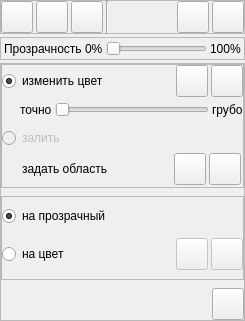
<?xml version="1.0" encoding="UTF-8"?>
<ui version="4.0">
 <class>LayerInstrumentalForm</class>
 <widget class="QWidget" name="LayerInstrumentalForm">
  <property name="geometry">
   <rect>
    <x>0</x>
    <y>0</y>
    <width>245</width>
    <height>321</height>
   </rect>
  </property>
  <property name="maximumSize">
   <size>
    <width>245</width>
    <height>1000</height>
   </size>
  </property>
  <property name="windowTitle">
   <string>Form</string>
  </property>
  <layout class="QVBoxLayout" name="verticalLayout_2">
   <property name="spacing">
    <number>3</number>
   </property>
   <property name="leftMargin">
    <number>0</number>
   </property>
   <property name="topMargin">
    <number>0</number>
   </property>
   <property name="rightMargin">
    <number>0</number>
   </property>
   <property name="bottomMargin">
    <number>0</number>
   </property>
   <item>
    <widget class="QFrame" name="mainFrame">
     <property name="frameShape">
      <enum>QFrame::StyledPanel</enum>
     </property>
     <property name="frameShadow">
      <enum>QFrame::Raised</enum>
     </property>
     <layout class="QHBoxLayout" name="horizontalLayout">
      <property name="spacing">
       <number>3</number>
      </property>
      <property name="leftMargin">
       <number>0</number>
      </property>
      <property name="topMargin">
       <number>0</number>
      </property>
      <property name="rightMargin">
       <number>0</number>
      </property>
      <property name="bottomMargin">
       <number>0</number>
      </property>
      <item>
       <widget class="QPushButton" name="transform">
        <property name="minimumSize">
         <size>
          <width>32</width>
          <height>32</height>
         </size>
        </property>
        <property name="maximumSize">
         <size>
          <width>32</width>
          <height>32</height>
         </size>
        </property>
        <property name="toolTip">
         <string>трансформировать</string>
        </property>
        <property name="text">
         <string/>
        </property>
        <property name="iconSize">
         <size>
          <width>24</width>
          <height>24</height>
         </size>
        </property>
        <property name="checkable">
         <bool>true</bool>
        </property>
       </widget>
      </item>
      <item>
       <widget class="QPushButton" name="crop">
        <property name="minimumSize">
         <size>
          <width>32</width>
          <height>32</height>
         </size>
        </property>
        <property name="maximumSize">
         <size>
          <width>32</width>
          <height>32</height>
         </size>
        </property>
        <property name="toolTip">
         <string>обрезать</string>
        </property>
        <property name="text">
         <string/>
        </property>
        <property name="iconSize">
         <size>
          <width>24</width>
          <height>24</height>
         </size>
        </property>
        <property name="checkable">
         <bool>true</bool>
        </property>
       </widget>
      </item>
      <item>
       <widget class="QPushButton" name="changeColor">
        <property name="minimumSize">
         <size>
          <width>32</width>
          <height>32</height>
         </size>
        </property>
        <property name="maximumSize">
         <size>
          <width>32</width>
          <height>32</height>
         </size>
        </property>
        <property name="toolTip">
         <string>изменить цвет</string>
        </property>
        <property name="text">
         <string/>
        </property>
        <property name="iconSize">
         <size>
          <width>24</width>
          <height>24</height>
         </size>
        </property>
        <property name="checkable">
         <bool>true</bool>
        </property>
       </widget>
      </item>
      <item>
       <widget class="Line" name="line_3">
        <property name="orientation">
         <enum>Qt::Vertical</enum>
        </property>
       </widget>
      </item>
      <item>
       <spacer name="horizontalSpacer">
        <property name="orientation">
         <enum>Qt::Horizontal</enum>
        </property>
        <property name="sizeHint" stdset="0">
         <size>
          <width>63</width>
          <height>20</height>
         </size>
        </property>
       </spacer>
      </item>
      <item>
       <widget class="QPushButton" name="undoAction">
        <property name="minimumSize">
         <size>
          <width>32</width>
          <height>32</height>
         </size>
        </property>
        <property name="maximumSize">
         <size>
          <width>32</width>
          <height>32</height>
         </size>
        </property>
        <property name="toolTip">
         <string>отменить последние изменения</string>
        </property>
        <property name="text">
         <string/>
        </property>
       </widget>
      </item>
      <item>
       <widget class="QPushButton" name="save">
        <property name="enabled">
         <bool>true</bool>
        </property>
        <property name="minimumSize">
         <size>
          <width>32</width>
          <height>32</height>
         </size>
        </property>
        <property name="maximumSize">
         <size>
          <width>32</width>
          <height>32</height>
         </size>
        </property>
        <property name="toolTip">
         <string>применить изменения</string>
        </property>
        <property name="text">
         <string/>
        </property>
        <property name="iconSize">
         <size>
          <width>24</width>
          <height>24</height>
         </size>
        </property>
        <property name="checkable">
         <bool>false</bool>
        </property>
       </widget>
      </item>
     </layout>
     <zorder>transform</zorder>
     <zorder>crop</zorder>
     <zorder>changeColor</zorder>
     <zorder>horizontalSpacer</zorder>
     <zorder>save</zorder>
     <zorder>undoAction</zorder>
     <zorder>line_3</zorder>
    </widget>
   </item>
   <item>
    <widget class="QFrame" name="persentFrame">
     <property name="frameShape">
      <enum>QFrame::StyledPanel</enum>
     </property>
     <property name="frameShadow">
      <enum>QFrame::Raised</enum>
     </property>
     <layout class="QHBoxLayout" name="horizontalLayout_3">
      <property name="spacing">
       <number>3</number>
      </property>
      <property name="leftMargin">
       <number>3</number>
      </property>
      <property name="topMargin">
       <number>3</number>
      </property>
      <property name="rightMargin">
       <number>3</number>
      </property>
      <property name="bottomMargin">
       <number>3</number>
      </property>
      <item>
       <widget class="QLabel" name="label_3">
        <property name="text">
         <string>Прозрачность 0%</string>
        </property>
       </widget>
      </item>
      <item>
       <widget class="QSlider" name="persentSlider">
        <property name="maximum">
         <number>100</number>
        </property>
        <property name="orientation">
         <enum>Qt::Horizontal</enum>
        </property>
       </widget>
      </item>
      <item>
       <widget class="QLabel" name="label_4">
        <property name="text">
         <string>100%</string>
        </property>
       </widget>
      </item>
     </layout>
    </widget>
   </item>
   <item>
    <widget class="QFrame" name="colorFrame">
     <property name="sizePolicy">
      <sizepolicy hsizetype="Preferred" vsizetype="Expanding">
       <horstretch>0</horstretch>
       <verstretch>0</verstretch>
      </sizepolicy>
     </property>
     <property name="frameShape">
      <enum>QFrame::StyledPanel</enum>
     </property>
     <property name="frameShadow">
      <enum>QFrame::Raised</enum>
     </property>
     <layout class="QVBoxLayout" name="verticalLayout_3">
      <property name="spacing">
       <number>3</number>
      </property>
      <property name="leftMargin">
       <number>0</number>
      </property>
      <property name="topMargin">
       <number>0</number>
      </property>
      <property name="rightMargin">
       <number>0</number>
      </property>
      <property name="bottomMargin">
       <number>0</number>
      </property>
      <item>
       <widget class="QFrame" name="frame_2">
        <property name="frameShape">
         <enum>QFrame::StyledPanel</enum>
        </property>
        <property name="frameShadow">
         <enum>QFrame::Raised</enum>
        </property>
        <layout class="QVBoxLayout" name="verticalLayout_4">
         <property name="spacing">
          <number>3</number>
         </property>
         <property name="leftMargin">
          <number>0</number>
         </property>
         <property name="topMargin">
          <number>0</number>
         </property>
         <property name="rightMargin">
          <number>0</number>
         </property>
         <property name="bottomMargin">
          <number>0</number>
         </property>
         <item>
          <layout class="QHBoxLayout" name="horizontalLayout_5">
           <property name="spacing">
            <number>3</number>
           </property>
           <item>
            <widget class="QRadioButton" name="changeColorRB">
             <property name="text">
              <string>изменить цвет</string>
             </property>
             <property name="checked">
              <bool>true</bool>
             </property>
            </widget>
           </item>
           <item>
            <spacer name="horizontalSpacer_8">
             <property name="orientation">
              <enum>Qt::Horizontal</enum>
             </property>
             <property name="sizeHint" stdset="0">
              <size>
               <width>40</width>
               <height>20</height>
              </size>
             </property>
            </spacer>
           </item>
           <item>
            <widget class="QPushButton" name="setColorOutFromImage">
             <property name="minimumSize">
              <size>
               <width>32</width>
               <height>32</height>
              </size>
             </property>
             <property name="maximumSize">
              <size>
               <width>32</width>
               <height>32</height>
              </size>
             </property>
             <property name="toolTip">
              <string>получить цвет с изображения</string>
             </property>
             <property name="text">
              <string/>
             </property>
             <property name="iconSize">
              <size>
               <width>24</width>
               <height>24</height>
              </size>
             </property>
             <property name="checkable">
              <bool>true</bool>
             </property>
            </widget>
           </item>
           <item>
            <widget class="QPushButton" name="setColorOutFromDialog">
             <property name="minimumSize">
              <size>
               <width>32</width>
               <height>32</height>
              </size>
             </property>
             <property name="maximumSize">
              <size>
               <width>32</width>
               <height>32</height>
              </size>
             </property>
             <property name="toolTip">
              <string>выбрать цвет</string>
             </property>
             <property name="text">
              <string/>
             </property>
            </widget>
           </item>
          </layout>
         </item>
         <item>
          <widget class="QWidget" name="sensWidget" native="true">
           <layout class="QHBoxLayout" name="horizontalLayout_8">
            <property name="spacing">
             <number>3</number>
            </property>
            <property name="leftMargin">
             <number>0</number>
            </property>
            <property name="topMargin">
             <number>0</number>
            </property>
            <property name="rightMargin">
             <number>0</number>
            </property>
            <property name="bottomMargin">
             <number>0</number>
            </property>
            <item>
             <spacer name="horizontalSpacer_5">
              <property name="orientation">
               <enum>Qt::Horizontal</enum>
              </property>
              <property name="sizeType">
               <enum>QSizePolicy::Fixed</enum>
              </property>
              <property name="sizeHint" stdset="0">
               <size>
                <width>18</width>
                <height>20</height>
               </size>
              </property>
             </spacer>
            </item>
            <item>
             <widget class="QLabel" name="label_2">
              <property name="text">
               <string>точно</string>
              </property>
             </widget>
            </item>
            <item>
             <widget class="QSlider" name="sensSlider">
              <property name="minimum">
               <number>1</number>
              </property>
              <property name="maximum">
               <number>50</number>
              </property>
              <property name="orientation">
               <enum>Qt::Horizontal</enum>
              </property>
             </widget>
            </item>
            <item>
             <widget class="QLabel" name="label_5">
              <property name="text">
               <string>грубо</string>
              </property>
             </widget>
            </item>
           </layout>
          </widget>
         </item>
         <item>
          <spacer name="verticalSpacer_3">
           <property name="orientation">
            <enum>Qt::Vertical</enum>
           </property>
           <property name="sizeType">
            <enum>QSizePolicy::Fixed</enum>
           </property>
           <property name="sizeHint" stdset="0">
            <size>
             <width>20</width>
             <height>5</height>
            </size>
           </property>
          </spacer>
         </item>
         <item>
          <layout class="QHBoxLayout" name="horizontalLayout_6">
           <property name="spacing">
            <number>3</number>
           </property>
           <item>
            <widget class="QRadioButton" name="fillRB">
             <property name="enabled">
              <bool>false</bool>
             </property>
             <property name="text">
              <string>залить</string>
             </property>
            </widget>
           </item>
           <item>
            <spacer name="horizontalSpacer_6">
             <property name="orientation">
              <enum>Qt::Horizontal</enum>
             </property>
             <property name="sizeHint" stdset="0">
              <size>
               <width>40</width>
               <height>20</height>
              </size>
             </property>
            </spacer>
           </item>
          </layout>
         </item>
         <item>
          <layout class="QHBoxLayout" name="horizontalLayout_4">
           <property name="spacing">
            <number>3</number>
           </property>
           <property name="leftMargin">
            <number>2</number>
           </property>
           <property name="topMargin">
            <number>2</number>
           </property>
           <property name="rightMargin">
            <number>2</number>
           </property>
           <property name="bottomMargin">
            <number>2</number>
           </property>
           <item>
            <spacer name="horizontalSpacer_4">
             <property name="orientation">
              <enum>Qt::Horizontal</enum>
             </property>
             <property name="sizeType">
              <enum>QSizePolicy::Fixed</enum>
             </property>
             <property name="sizeHint" stdset="0">
              <size>
               <width>18</width>
               <height>20</height>
              </size>
             </property>
            </spacer>
           </item>
           <item>
            <widget class="QLabel" name="label">
             <property name="maximumSize">
              <size>
               <width>173</width>
               <height>32</height>
              </size>
             </property>
             <property name="text">
              <string>задать область</string>
             </property>
            </widget>
           </item>
           <item>
            <spacer name="horizontalSpacer_7">
             <property name="orientation">
              <enum>Qt::Horizontal</enum>
             </property>
             <property name="sizeHint" stdset="0">
              <size>
               <width>40</width>
               <height>20</height>
              </size>
             </property>
            </spacer>
           </item>
           <item>
            <widget class="QPushButton" name="setArea">
             <property name="minimumSize">
              <size>
               <width>32</width>
               <height>32</height>
              </size>
             </property>
             <property name="maximumSize">
              <size>
               <width>32</width>
               <height>32</height>
              </size>
             </property>
             <property name="toolTip">
              <string>задать область на изображении</string>
             </property>
             <property name="text">
              <string/>
             </property>
             <property name="iconSize">
              <size>
               <width>24</width>
               <height>24</height>
              </size>
             </property>
             <property name="checkable">
              <bool>true</bool>
             </property>
            </widget>
           </item>
           <item>
            <widget class="QPushButton" name="setClearArea">
             <property name="minimumSize">
              <size>
               <width>32</width>
               <height>32</height>
              </size>
             </property>
             <property name="maximumSize">
              <size>
               <width>32</width>
               <height>32</height>
              </size>
             </property>
             <property name="toolTip">
              <string>очистить область на изображении</string>
             </property>
             <property name="text">
              <string/>
             </property>
            </widget>
           </item>
          </layout>
         </item>
        </layout>
       </widget>
      </item>
      <item>
       <spacer name="verticalSpacer">
        <property name="orientation">
         <enum>Qt::Vertical</enum>
        </property>
        <property name="sizeType">
         <enum>QSizePolicy::Fixed</enum>
        </property>
        <property name="sizeHint" stdset="0">
         <size>
          <width>20</width>
          <height>5</height>
         </size>
        </property>
       </spacer>
      </item>
      <item>
       <widget class="QFrame" name="frame">
        <property name="frameShape">
         <enum>QFrame::StyledPanel</enum>
        </property>
        <property name="frameShadow">
         <enum>QFrame::Raised</enum>
        </property>
        <layout class="QVBoxLayout" name="verticalLayout">
         <property name="spacing">
          <number>3</number>
         </property>
         <property name="leftMargin">
          <number>0</number>
         </property>
         <property name="topMargin">
          <number>0</number>
         </property>
         <property name="rightMargin">
          <number>0</number>
         </property>
         <property name="bottomMargin">
          <number>0</number>
         </property>
         <item>
          <layout class="QHBoxLayout" name="horizontalLayout_2">
           <property name="spacing">
            <number>3</number>
           </property>
           <item>
            <widget class="QRadioButton" name="setTransparent">
             <property name="text">
              <string>на прозрачный</string>
             </property>
             <property name="checked">
              <bool>true</bool>
             </property>
            </widget>
           </item>
           <item>
            <spacer name="horizontalSpacer_3">
             <property name="orientation">
              <enum>Qt::Horizontal</enum>
             </property>
             <property name="sizeHint" stdset="0">
              <size>
               <width>40</width>
               <height>20</height>
              </size>
             </property>
            </spacer>
           </item>
          </layout>
         </item>
         <item>
          <layout class="QHBoxLayout" name="colorInLayout">
           <property name="spacing">
            <number>3</number>
           </property>
           <item>
            <widget class="QRadioButton" name="setColor">
             <property name="text">
              <string>на цвет</string>
             </property>
            </widget>
           </item>
           <item>
            <spacer name="horizontalSpacer_2">
             <property name="orientation">
              <enum>Qt::Horizontal</enum>
             </property>
             <property name="sizeHint" stdset="0">
              <size>
               <width>40</width>
               <height>20</height>
              </size>
             </property>
            </spacer>
           </item>
           <item>
            <widget class="QPushButton" name="setColorInFromImage">
             <property name="enabled">
              <bool>false</bool>
             </property>
             <property name="minimumSize">
              <size>
               <width>32</width>
               <height>32</height>
              </size>
             </property>
             <property name="maximumSize">
              <size>
               <width>32</width>
               <height>32</height>
              </size>
             </property>
             <property name="toolTip">
              <string>получить цвет с изображения</string>
             </property>
             <property name="text">
              <string/>
             </property>
             <property name="iconSize">
              <size>
               <width>24</width>
               <height>24</height>
              </size>
             </property>
             <property name="checkable">
              <bool>true</bool>
             </property>
            </widget>
           </item>
           <item>
            <widget class="QPushButton" name="setColorInFromDialog">
             <property name="enabled">
              <bool>false</bool>
             </property>
             <property name="minimumSize">
              <size>
               <width>32</width>
               <height>32</height>
              </size>
             </property>
             <property name="maximumSize">
              <size>
               <width>32</width>
               <height>32</height>
              </size>
             </property>
             <property name="toolTip">
              <string>выбрать цвет</string>
             </property>
             <property name="text">
              <string/>
             </property>
            </widget>
           </item>
          </layout>
         </item>
        </layout>
       </widget>
      </item>
      <item>
       <spacer name="verticalSpacer_2">
        <property name="orientation">
         <enum>Qt::Vertical</enum>
        </property>
        <property name="sizeType">
         <enum>QSizePolicy::Fixed</enum>
        </property>
        <property name="sizeHint" stdset="0">
         <size>
          <width>20</width>
          <height>5</height>
         </size>
        </property>
       </spacer>
      </item>
      <item>
       <layout class="QHBoxLayout" name="horizontalLayout_7">
        <property name="spacing">
         <number>3</number>
        </property>
        <item>
         <spacer name="horizontalSpacer_9">
          <property name="orientation">
           <enum>Qt::Horizontal</enum>
          </property>
          <property name="sizeHint" stdset="0">
           <size>
            <width>40</width>
            <height>20</height>
           </size>
          </property>
         </spacer>
        </item>
        <item>
         <widget class="QPushButton" name="apply">
          <property name="minimumSize">
           <size>
            <width>32</width>
            <height>32</height>
           </size>
          </property>
          <property name="maximumSize">
           <size>
            <width>32</width>
            <height>32</height>
           </size>
          </property>
          <property name="text">
           <string/>
          </property>
         </widget>
        </item>
       </layout>
      </item>
     </layout>
     <zorder>verticalSpacer_2</zorder>
     <zorder>frame</zorder>
     <zorder>verticalSpacer</zorder>
     <zorder>frame_2</zorder>
    </widget>
   </item>
  </layout>
 </widget>
 <resources/>
 <connections/>
</ui>
